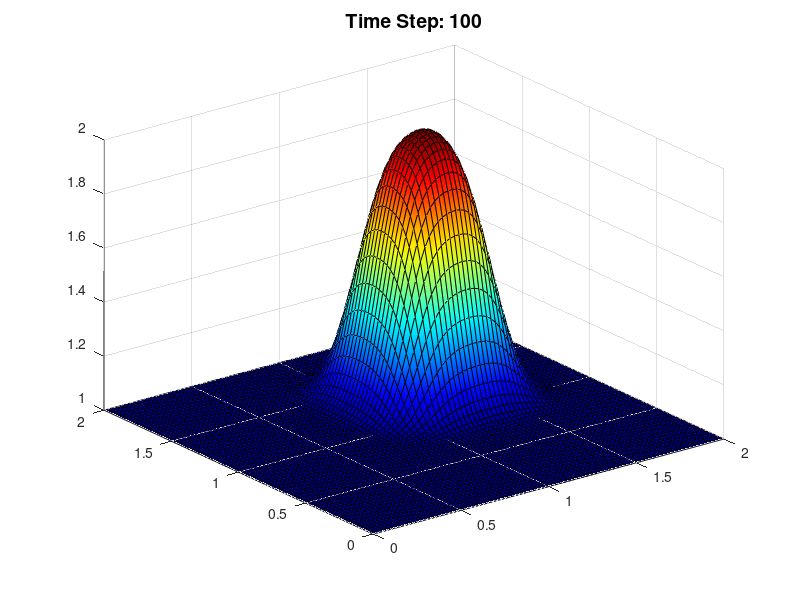

This chart was generated by the following MATLAB code:

%%%%%%%%%%%%%%%%%%%%%%%%%%%%%%%%%%%%%%%%%%%%%%%%%%%%%%%%%
% Step 5: 2D Linear Convection
%%%%%%%%%%%%%%%%%%%%%%%%%%%%%%%%%%%%%%%%%%%%%%%%%%%%%%%%%

clc; clear; close;

 X = 81;
 Y = 81;
 T = 100;
 c = 1;
dx = 2 / (X - 1);
dy = 2 / (Y - 1);
dt = 0.2 * dx;

% Create spatial grids
x = linspace(0, 2, X);
y = linspace(0, 2, Y);
u = ones(X, Y);
u(x >= 0.5 & x <= 1, y >= 0.5 & y <= 1) = 2;

[nX, nY] = meshgrid(x, y);

% Main loop for time steps
for n = 1:T
    un = u;

    % Update interior points using the 2D linear convection equation
    for i = 2:X-1
        for j = 2:Y-1
            u(i, j) = un(i, j) - c * (un(i, j) - un(i-1, j)) * dt / dx - c * (un(i, j) - un(i, j-1)) * dt / dx;
        end
    end
    
    % Apply boundary conditions
    u(1:Y, 1) = 1; u(1, 1:X) = 1;
    u(1:X, Y) = 1; u(Y, 1:X) = 1;

    % Plot the updated surface
    hFig = figure(1);
    surf(nX, nY, u, 'FaceColor', 'interp');
    title(sprintf('Time Step: %d', n), 'fontsize', 14);
    grid on;
    colormap(jet); 
end
